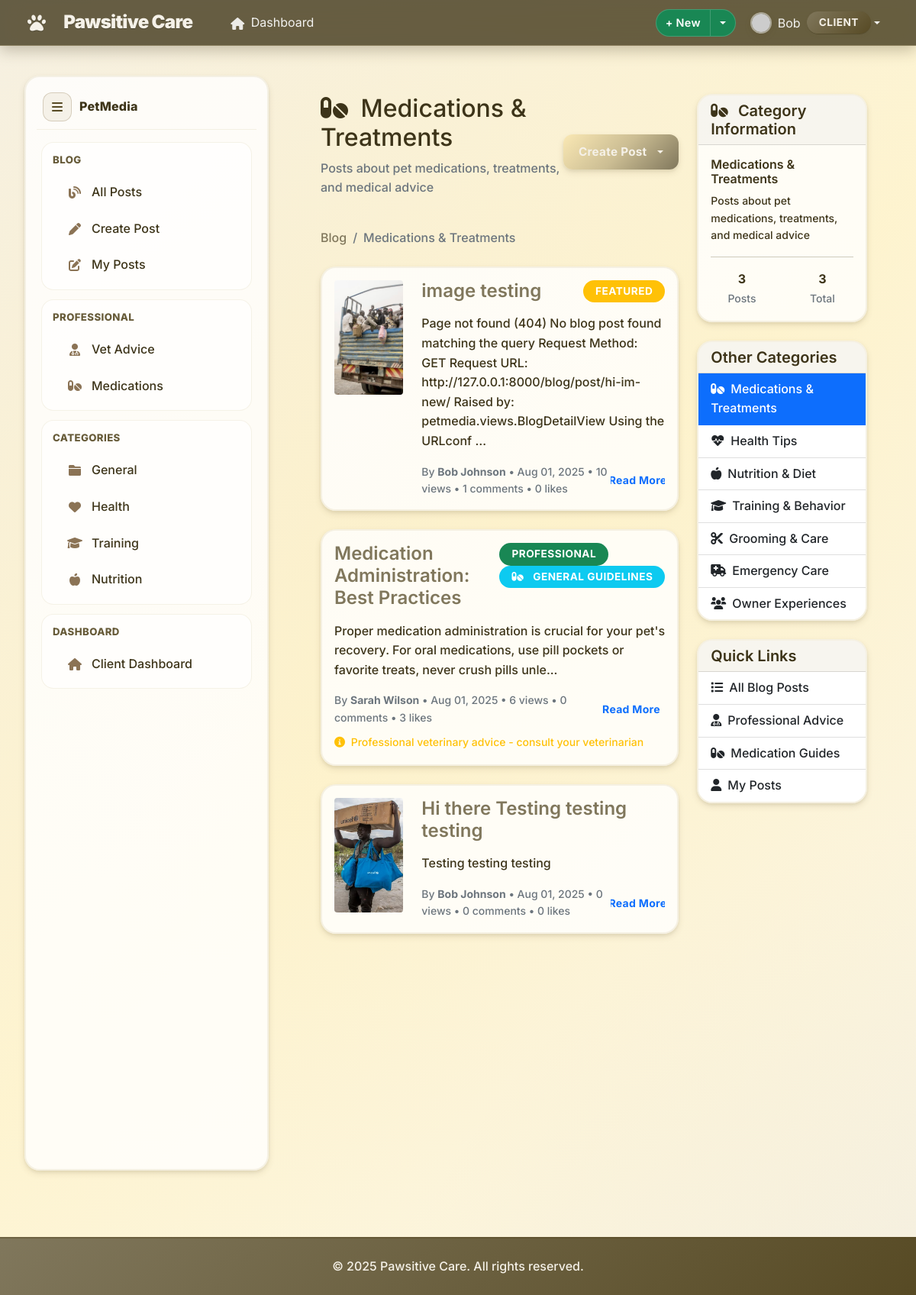
The page /blog/category/MEDICATION/ (signed in) on the database its author committed.
### accounts/models.py (models this page shows, shortened)
class CustomUser(AbstractUser):
    ROLE_CHOICES = [
        ('admin', 'Admin'),
        ('vet', 'Veterinarian'),
        ('staff', 'Staff'),
        ('client', 'Client'),
    ]
    phone = models.CharField(max_length=20, blank=False)
    address = models.TextField(blank=False)
    role = models.CharField(max_length=10, choices=ROLE_CHOICES, default='client')
    def is_admin(self):
        return self.role == 'admin'
    def is_vet(self):
        return self.role == 'vet'
    def is_staff_member(self):
        return self.role == 'staff'

### petmedia/models.py (models this page shows, shortened)
class BlogCategory(models.Model):
    MEDICATION = 'MEDICATION'
    HEALTH_TIPS = 'HEALTH_TIPS'
    NUTRITION = 'NUTRITION'
    TRAINING = 'TRAINING'
    GROOMING = 'GROOMING'
    EMERGENCY = 'EMERGENCY'
    EXPERIENCE = 'EXPERIENCE'
    CATEGORY_CHOICES = [
        (MEDICATION, 'Medications & Treatments'),
        (HEALTH_TIPS, 'Health Tips'),
        (NUTRITION, 'Nutrition & Diet'),
        (TRAINING, 'Training & Behavior'),
        (GROOMING, 'Grooming & Care'),
        (EMERGENCY, 'Emergency Care'),
        (EXPERIENCE, 'Owner Experiences'),
    ]
    name = models.CharField(max_length=20, choices=CATEGORY_CHOICES, unique=True)
    description = models.TextField(blank=True)
    icon = models.CharField(max_length=50, blank=True)
    is_active = models.BooleanField(default=True)
    created_at = models.DateTimeField(auto_now_add=True)
    class Meta:
        verbose_name_plural = "Blog Categories"

class BlogPost(models.Model):
    id = models.UUIDField(primary_key=True, default=uuid.uuid4, editable=False)
    title = models.CharField(
        max_length=200,
        validators=[MinLengthValidator(5)],
        help_text="Blog post title"
    )
    content = models.TextField(
        validators=[MinLengthValidator(50)],
        help_text="Full blog post content"
    )
    excerpt = models.TextField(
        max_length=300,
        help_text="Short excerpt for previews"
    )
    author = models.ForeignKey(User, on_delete=models.CASCADE, related_name='blog_posts')
    category = models.ForeignKey(BlogCategory, on_delete=models.SET_NULL, null=True)
    related_pet = models.ForeignKey(
        Pet,
        on_delete=models.SET_NULL,
        null=True,
        blank=True,
        help_text="Pet this post is about (optional)"
    )
    is_professional_advice = models.BooleanField(
        default=False,
        help_text="Is this professional veterinary advice?"
    )
    medical_disclaimer = models.TextField(
        blank=True,
        help_text="Medical disclaimer for professional posts"
    )
    medication_name = models.CharField(
        max_length=100,
        blank=True,
        help_text="Name of medication discussed"
    )
    dosage_info = models.TextField(
        blank=True,
        help_text="Dosage information (for reference only)"
    )
    side_effects = models.TextField(
        blank=True,
        help_text="Known side effects"
    )
    slug = models.SlugField(max_length=250, unique=True, blank=True)
    meta_description = models.CharField(max_length=160, blank=True)
    featured_image = models.ImageField(
        upload_to='blog_images/',
        blank=True,
        null=True
    )
    is_published = models.BooleanField(default=True)
    is_featured = models.BooleanField(default=False)
    views_count = models.PositiveIntegerField(default=0)
    likes_count = models.PositiveIntegerField(default=0)
    created_at = models.DateTimeField(auto_now_add=True)
    updated_at = models.DateTimeField(auto_now=True)
    published_at = models.DateTimeField(null=True, blank=True)
    class Meta:
        ordering = ['-created_at']

### petmedia/views.py (the view)
# urls.py: path('category/<str:name>/', views.CategoryView.as_view(), name='category'),
class CategoryView(ListView):
    template_name = 'petmedia/category.html'
    context_object_name = 'posts'
    paginate_by = 10
    def get_queryset(self):
        self.category = get_object_or_404(BlogCategory, name=self.kwargs['name'])
        return repo_manager.posts.get_by_category(self.category)
    def get_context_data(self, **kwargs):
        context = super().get_context_data(**kwargs)
        context['category'] = self.category
        return context

### petmedia/templates/petmedia/category.html (shortened to what this page needs)
{% extends 'accounts/base.html' %}
{% load static %}
{% block content %}
<div class="app-shell">
  {% include 'petmedia/includes/sidebar.html' %}
  <main class="app-main">
    <div class="container mt-4">
      <div class="row">
        <div class="col-lg-8">
          <div class="d-flex justify-content-between align-items-center mb-4">
            <div>
              <h1 class="h2">
                <i class="fas fa-{{ category.icon|default:'folder' }} me-2"></i>
                {{ category.get_name_display }}
              </h1>
              {% if category.description %}
              <p class="text-muted">
                {{ category.description }}
              </p>
              {% endif %}
            </div>
            {% if user.is_authenticated %}
            <div class="dropdown">
              <button class="btn btn-primary dropdown-toggle" type="button" id="createPostDropdown" data-bs-toggle="dropdown">
                Create Post
              </button>
            </div>
            {% endif %}
          </div>
          <nav aria-label="breadcrumb" class="mb-4">
            <ol class="breadcrumb">
              <li class="breadcrumb-item"><a href="{% url 'petmedia:blog_list' %}">Blog</a></li>
              <li class="breadcrumb-item active" aria-current="page">
                {{ category.get_name_display }}
              </li>
            </ol>
          </nav>
          <div class="category-posts">
            {% if posts %}
            {% for post in posts %}
            <article class="card mb-4">
              <div class="card-body">
                <div class="row">
                  {% if post.featured_image %}
                  <div class="col-md-3">
                    <img src="{{ post.featured_image.url }}" class="img-fluid rounded" alt="{{ post.title }}" style="height: 150px; width: 100%; object-fit: cover;">
                  </div>
                  <div class="col-md-9">
                    {% else %}
                    <div class="col-12">
                      {% endif %}
                      <div class="d-flex justify-content-between align-items-start mb-2">
                        <h4 class="card-title">
                          <a href="{% url 'petmedia:blog_detail' slug=post.slug %}" class="text-decoration-none">
                            {{ post.title }}
                          </a>
                        </h4>
                        <div>
                          {% if post.is_professional_advice %}
                          <span class="badge bg-success">Professional</span>
                          {% endif %}
                          {% if post.medication_name %}
                          <span class="badge bg-info">
                            <i class="fas fa-pills me-1"></i>
                            {{ post.medication_name }}
                          </span>
                          {% endif %}
                          {% if post.is_featured %}
                          <span class="badge bg-warning">Featured</span>
                          {% endif %}
                        </div>
                      </div>
                      <p class="card-text">
                        {{ post.excerpt|default:post.content|truncatechars:200 }}
                      </p>
                      <div class="d-flex justify-content-between align-items-center">
                        <div class="text-muted small">
                          By <strong>
                            {{ post.author.get_full_name|default:post.author.username }}</strong>
                          •
                          {{ post.created_at|date:"M d, Y" }}
                          •
                          {{ post.views_count }} views
                          •
                          {{ post.comments.count }} comments
                          •
                          {{ post.likes.count }} likes
                        </div>
                        <a href="{% url 'petmedia:blog_detail' slug=post.slug %}" class="btn btn-outline-primary btn-sm">
                          Read More
                        </a>
                      </div>
                      {% if post.is_professional_advice and post.medical_disclaimer %}
                      <div class="mt-2">
                        <small class="text-warning">
                          <i class="fas fa-info-circle me-1"></i>
                          Professional veterinary advice - consult your veterinarian
                        </small>
                      </div>
                      {% endif %}
                    </div>
                  </div>
                </div>
            </article>
            {% endfor %}
            {% endif %}
          </div>
        </div>
        <div class="col-lg-4">
          <div class="card mb-4">
            <div class="card-header">
              <h5 class="mb-0">
                <i class="fas fa-{{ category.icon|default:'info-circle' }} me-2"></i>
                Category Information
              </h5>
            </div>
            <div class="card-body">
              <h6>
                {{ category.get_name_display }}
              </h6>
              {% if category.description %}
              <p class="small">
                {{ category.description }}
              </p>
              {% endif %}
              <hr>
              <div class="row text-center">
                <div class="col-6">
                  <strong>
                    {{ posts|length }}</strong><br>
                  <small class="text-muted">Posts</small>
                </div>
                <div class="col-6">
                  <strong>
                    {{ posts.count }}</strong><br>
                  <small class="text-muted">Total</small>
                </div>
              </div>
            </div>
          </div>
          <div class="card mb-4">
            <div class="card-header">
              <h5 class="mb-0">Other Categories</h5>
            </div>
            <div class="list-group list-group-flush">
              <a href="{% url 'petmedia:category' name='MEDICATION' %}" class="list-group-item list-group-item-action {% if category.name == 'MEDICATION' %}active{% endif %}">
                <i class="fas fa-pills me-2"></i>Medications & Treatments
              </a>
              <a href="{% url 'petmedia:category' name='HEALTH_TIPS' %}" class="list-group-item list-group-item-action {% if category.name == 'HEALTH_TIPS' %}active{% endif %}">
                <i class="fas fa-heartbeat me-2"></i>Health Tips
              </a>
              <a href="{% url 'petmedia:category' name='NUTRITION' %}" class="list-group-item list-group-item-action {% if category.name == 'NUTRITION' %}active{% endif %}">
                <i class="fas fa-apple-alt me-2"></i>Nutrition & Diet
              </a>
              <a href="{% url 'petmedia:category' name='TRAINING' %}" class="list-group-item list-group-item-action {% if category.name == 'TRAINING' %}active{% endif %}">
                <i class="fas fa-graduation-cap me-2"></i>Training & Behavior
              </a>
              <a href="{% url 'petmedia:category' name='GROOMING' %}" class="list-group-item list-group-item-action {% if category.name == 'GROOMING' %}active{% endif %}">
                <i class="fas fa-cut me-2"></i>Grooming & Care
              </a>
              <a href="{% url 'petmedia:category' name='EMERGENCY' %}" class="list-group-item list-group-item-action {% if category.name == 'EMERGENCY' %}active{% endif %}">
                <i class="fas fa-ambulance me-2"></i>Emergency Care
              </a>
              <a href="{% url 'petmedia:category' name='EXPERIENCE' %}" class="list-group-item list-group-item-action {% if category.name == 'EXPERIENCE' %}active{% endif %}">
                <i class="fas fa-users me-2"></i>Owner Experiences
              </a>
            </div>
          </div>
          <div class="card">
            <div class="card-header">
              <h5 class="mb-0">Quick Links</h5>
            </div>
            <div class="list-group list-group-flush">
              <a href="{% url 'petmedia:blog_list' %}" class="list-group-item list-group-item-action">
                <i class="fas fa-list me-2"></i>All Blog Posts
              </a>
              <a href="{% url 'petmedia:professional_advice' %}" class="list-group-item list-group-item-action">
                <i class="fas fa-user-md me-2"></i>Professional Advice
              </a>
              <a href="{% url 'petmedia:medications' %}" class="list-group-item list-group-item-action">
                <i class="fas fa-pills me-2"></i>Medication Guides
              </a>
              {% if user.is_authenticated %}
              <a href="{% url 'petmedia:user_posts' %}" class="list-group-item list-group-item-action">
                <i class="fas fa-user me-2"></i>My Posts
              </a>
              {% endif %}
            </div>
          </div>
        </div>
      </div>
    </div>
  </main>
</div>
{% endblock %}

### accounts/templates/accounts/base.html (shortened to what this page needs)
<!DOCTYPE html>
<html lang="en">
<head>
  <link href="https://cdn.jsdelivr.net/npm/bootstrap@5.1.3/dist/css/bootstrap.min.css" rel="stylesheet">
  <link href="https://cdnjs.cloudflare.com/ajax/libs/font-awesome/6.0.0/css/all.min.css" rel="stylesheet">
  {% load static %}
  <link rel="stylesheet" href="{% static 'style.css' %}?v=4">
</head>
<body>
  <nav class="navbar navbar-expand-lg navbar-dark app-navbar">
    <div class="container nav-inner">
      <a class="navbar-brand d-flex align-items-center" href="{% url 'accounts:client_dashboard' %}">
        <i class="fas fa-paw me-2"></i><span>Pawsitive Care</span>
      </a>
      <div class="collapse navbar-collapse" id="navbarNav">
        <ul class="navbar-nav me-2">
          {% if user.is_authenticated %}
          <li class="nav-item">
            <a class="nav-link {% if request.resolver_match.url_name == 'client_dashboard' %}active{% endif %}" href="{% url 'accounts:client_dashboard' %}">
              <i class="fas fa-home me-1"></i> Dashboard
            </a>
          </li>
          {% endif %}
        </ul>
        <div class="d-flex align-items-center gap-2 ms-auto">
          {% if user.is_authenticated %}
          <div class="btn-group">
            <button class="btn btn-success btn-sm" type="button">+ New</button>
            <button class="btn btn-success btn-sm dropdown-toggle dropdown-toggle-split" type="button" data-bs-toggle="dropdown" aria-expanded="false" aria-label="Toggle quick create"></button>
          </div>
          <div class="dropdown">
            <a class="nav-link dropdown-toggle d-flex align-items-center" href="#" id="navbarDropdown" role="button" data-bs-toggle="dropdown" aria-expanded="false">
              <img class="avatar me-2" src="https://api.dicebear.com/7.x/identicon/svg?seed={{ user.username }}" alt="Avatar">
              <span class="me-2">
                {{ user.first_name|default:user.username }}</span>
              <span class="badge badge-secondary role-badge">
                {{ user.get_role_display }}</span>
            </a>
          </div>
          {% endif %}
        </div>
      </div>
    </div>
  </nav>
  <main class="page-main my-4">
    {% block content %}{% endblock %}
  </main>
  <footer class="mt-5 py-4">
    <div class="container text-center">
      <p class="mb-0">&copy; {% now "Y" %} Pawsitive Care. All rights reserved.</p>
    </div>
  </footer>
</body>
</html>

### rows shown on the page
CustomUser: first_name "Bob", role "CLIENT"
BlogCategory: name "Medications & Treatments", description "Posts about pet medications, treatments, and medical advice"
BlogPost: featured_image (picture), title "image testing", is_featured "FEATURED", excerpt "Page not found (404) No blog post found matching the query Request Method: GET Request URL: http://127.0.0.1:8000/blog/post/hi-im-new/ Raised by: petmedia.views.BlogDetailView Using the URLconf …", author.get_full_name "Bob Johnson", created_at "Aug 01, 2025", views_count "10", comments.count "1", likes.count "0"
BlogPost: title "Medication Administration: Best Practices", is_professional_advice "PROFESSIONAL", medication_name "GENERAL GUIDELINES", excerpt "Proper medication administration is crucial for your pet's recovery. For oral medications, use pill pockets or favorite treats, never crush pills unle...", author.get_full_name "Sarah Wilson", created_at "Aug 01, 2025", views_count "6", comments.count "0", likes.count "3", shows "Professional veterinary advice - consult your veterinarian"
BlogPost: featured_image (picture), title "Hi there Testing testing testing", excerpt "Testing testing testing", author.get_full_name "Bob Johnson", created_at "Aug 01, 2025", views_count "0", comments.count "0", likes.count "0"

### other values the page prints
{{ posts|length }} "3"
{{ posts.count }} "3"
